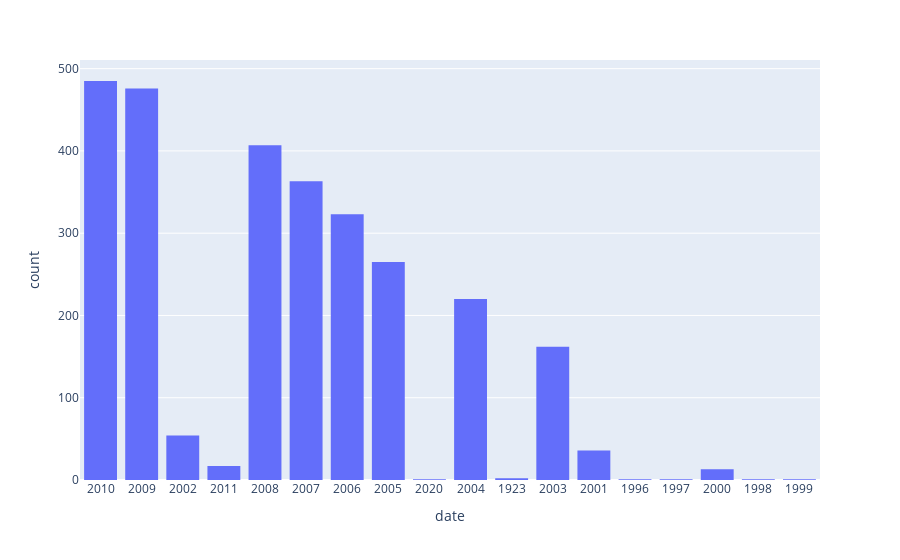

The notebook cell saved with this chart:
### Markdown cell above
Um das ganze nun graphisch etwas schöner dazustellen, bündeln wir die Anzeige und nutzen dafür ein Histogramm:

### Code cell
fig2 = px.histogram(df, x="date", barmode='group')
fig2.show()

### Figure 1 — Plotly figure (JSON) as saved in the notebook; plotly's stock layout.template omitted (floating-point values rounded to 4 significant figures; data arrays with more than 128 entries replaced by an {"elided": "..."} marker saying what was removed)
{"data": [{"alignmentgroup": "True", "bingroup": "x", "hovertemplate": "date=%{x}<br>count=%{y}<extra></extra>", "legendgroup": "", "marker": {"color": "#636efa", "pattern": {"shape": ""}}, "name": "", "offsetgroup": "", "orientation": "v", "showlegend": false, "type": "histogram", "x": {"elided": "2828 str values"}, "xaxis": "x", "yaxis": "y"}], "layout": {"barmode": "group", "legend": {"tracegroupgap": 0}, "margin": {"t": 60}, "xaxis": {"anchor": "y", "domain": [0, 1], "title": {"text": "date"}}, "yaxis": {"anchor": "x", "domain": [0, 1], "title": {"text": "count"}}}}
